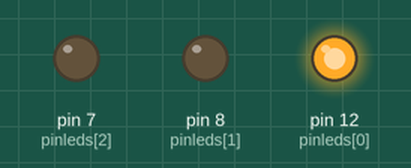
Recording of a sketch running on a simulated Arduino Uno, built with avr-gcc and run on an emulated ATmega328P. Shown: output pins drawn as LEDs (lit = HIGH).

Above: at 0.5 s.
At 4.5 s:
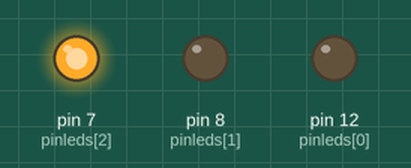
At 7.5 s:
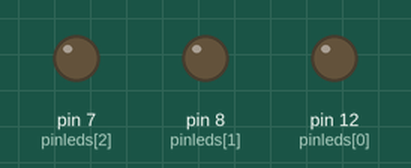
At 9.5 s:
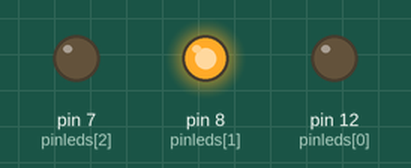
Timing chart, 0 to 10.4 s (numbered marks = the images above):
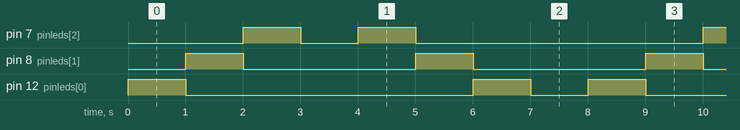

The sketch:

Blink_alternado.ino
```cpp
int pinleds [] = {12, 8, 7};
int sizeb = sizeof(pinleds) / sizeof(int);
void setup() {
  for (int i = 0; i < sizeb; i++) {
    pinMode(pinleds[i], OUTPUT);
  }
}
void loop() {
  //digitalWrite (pinleds[12], HIGH);
  //delay(1000);
  //digitalWrite (pinleds[12], LOW);

  for (int i = 0; i < sizeb; i++) {
    digitalWrite (pinleds[i], HIGH);
    delay(1000);
    digitalWrite (pinleds[i], LOW);

  }
  delay(1000);
  for (int i = sizeb - 1; i >= 0; i--) {
    digitalWrite (pinleds[i], HIGH);
    delay(1000);
    digitalWrite (pinleds[i], LOW);
  }
  delay (1000);
}
```

Measured:
- by itself, pin 7 (pinleds[2]): repeats every 8.0 s: LOW 1.0 s, HIGH 1.0 s, LOW 5.0 s, HIGH 1.0 s
- by itself, pin 8 (pinleds[1]): alternates HIGH for 1.0 s and LOW for 3.0 s
- by itself, pin 12 (pinleds[0]): repeats every 8.0 s: LOW 5.0 s, HIGH 1.0 s, LOW 1.0 s, HIGH 1.0 s
